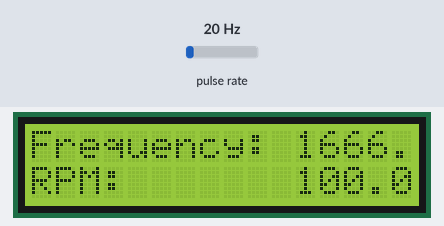
This sketch was run on a simulated ESP32. On the bench: 16×2 character LCD. Wiring (inferred from the names in the program): pulse sensor: data GPIO 12. The test bench sets the inputs (shaded band); at power-on: pulse rate 20 Hz. What the sketch prints to the serial monitor is not drawn.

Above: at 4.2 s.
4.3 s: pulse rate (sensor on GPIO 12) set to 4 Hz
At 5.9 s:
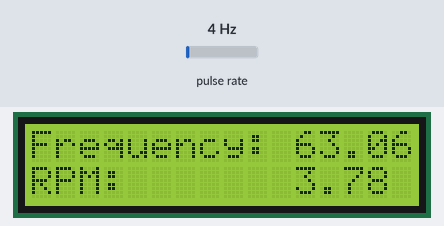
7.3 s: pulse rate (sensor on GPIO 12) set to 100 Hz
At 9.0 s:
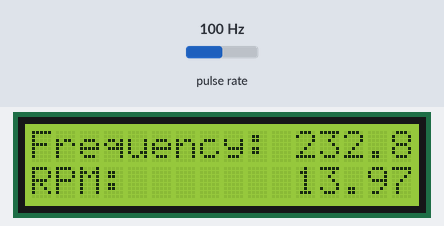
10.3 s: pulse rate (sensor on GPIO 12) set to 50 Hz
At 12.1 s:
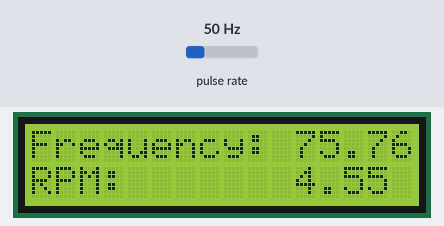
Timing chart, 0 to 13.6 s (numbered marks = the images above; inputs shaded):
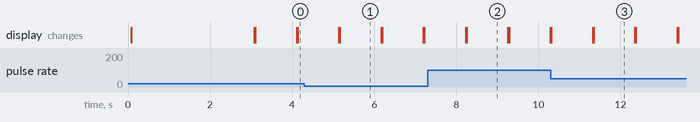

Measured:
- what the display in image 1 shows lasts 1.0 s, from 5.2 s to 6.2 s

The sketch:

speed_test.ino
```cpp
#include <Arduino.h>
#include "soc/rtc_wdt.h"
#include <LiquidCrystal_I2C.h>


LiquidCrystal_I2C lcd(0x27,16,2);  // set the LCD address to 0x27 for a 16 chars and 2 line display

volatile int count = 0;
unsigned long lastMillis = 0;
float frequency = 0;
float rpm = 0;
float max_rpm = 0;

void IRAM_ATTR hallSensorISR() {
  count++;
}

void setup() {
  Serial.begin(115200);

  lcd.init(); // initialize the lcd
  // Print a message to the LCD.
  lcd.backlight();
  lcd.setCursor(0,0);
  lcd.print("SYSTEM");
  lcd.setCursor(0,1);
  lcd.print("STARTED");
  delay(3000);
  lcd.clear();

  pinMode(12, INPUT); // Hall sensor input pin with internal pull-up resistor
  attachInterrupt(digitalPinToInterrupt(12), hallSensorISR, FALLING); // Interrupt on falling edge

  // Create tasks once
  xTaskCreatePinnedToCore(detectSpeed, "DetectSpeedTask", 10000, NULL, 1, NULL, 0); // Core 0
  xTaskCreatePinnedToCore(calculateSpeed, "CalculateSpeedTask", 10000, NULL, 1, NULL, 1); // Core 1
  disableCore0WDT();
}

void loop() {
  // Empty loop
}

void detectSpeed(void *parameter) {
  for (;;) {
    lastMillis = millis();
    while (millis() - lastMillis < 1000) {
      // Wait for 1 second to count the number of pulses
    }
  }
}

void calculateSpeed(void *parameter) {
  for (;;) {
    float elapsedTime = (millis() - lastMillis) / 1; // Elapsed time in seconds
    frequency = count / elapsedTime; // Frequency in Hz
    rpm = frequency * 60; // RPM calculation
    if (rpm > max_rpm){
      max_rpm=rpm;
    }
    Serial.print("max_rpm:"+String(max_rpm));
    Serial.print("Frequency (Hz): ");
    lcd.setCursor(0,0);
    lcd.print("Frequency:");
    lcd.setCursor(11,0);
    lcd.print(String((frequency/3)*1000));
    Serial.print(frequency/3);
    lcd.setCursor(0,1);
    lcd.print("RPM: ");
    lcd.setCursor(11,1);
    lcd.print(String(rpm/3));
    Serial.print(" - RPM: ");
    Serial.println(rpm/3);
    count = 0; // Reset count for next interval
    vTaskDelay(pdMS_TO_TICKS(1000)); // Non-blocking delay
    lcd.clear();
  }
}
```
